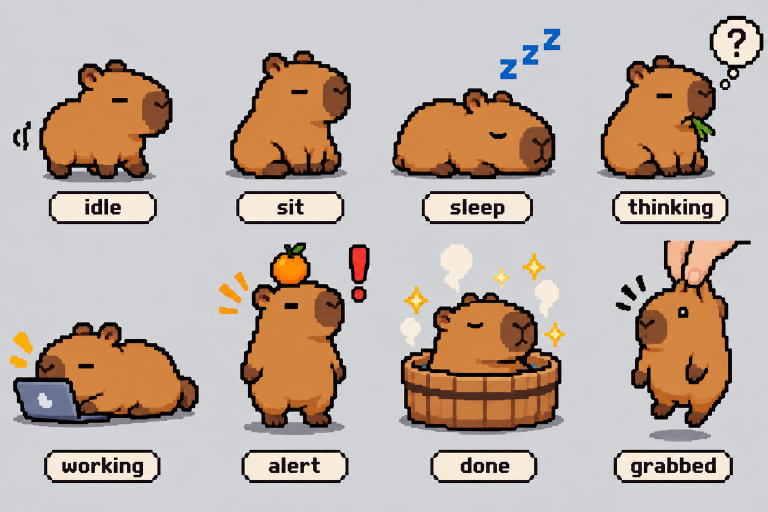
#> input picture art/refs/capivara.png, 1536 x 1024 px, given in place of duck-Sheet.png, which was not available (shown at 1/2 size)
$ python import_pale_duck.py
#> lines starting #> are read from the running program, lines starting #| are printed output that depends on the picture
### tools/puppets.py
"""Personagens desenhados pixel a pixel e montados por partes (como o robô), animados quadro a quadro.

    python3 tools/puppets.py [pato]

Gera claude_pet/packs/<nome>/anims.png + anims.json (o mesmo formato que o pet toca).
Cada parte é uma grade de letras; cada letra é uma cor da paleta do personagem.
Princípios: paleta curta com sombra puxando para o laranja (não só escurecer), contorno marrom
(não preto), luz de cima/esquerda, proporção chibi, olhos com brilho, bochechas.
"""
from __future__ import annotations

import hashlib
import json
import sys
from pathlib import Path

from PIL import Image

sys.path.insert(0, str(Path(__file__).resolve().parent))
from rig import bbox, shear, shift, stretch_rows  # noqa: E402

PACKS = Path(__file__).resolve().parents[1] / "claude_pet" / "packs"
CLEAR = (0, 0, 0, 0)


def rgba(h):
    h = h.lstrip("#")
    return tuple(int(h[i:i + 2], 16) for i in (0, 2, 4)) + (255,)


# [12 lines left out: function stamp, not called in this run]


def mirror_x(grid):
    return [row[::-1] for row in grid]


# ====================================================================== PATO (perfil)
# Desenho geométrico em pixel: cada parte é uma elipse; silhueta = união → contorno automático;
# sombreamento pela posição dentro da elipse (luz de cima/esquerda).
DUCK = {k: rgba(v) for k, v in {
    "out": "#7a4318", "wing_out": "#e39a2c",
    "hi": "#fffbe0", "light": "#ffef8a", "base": "#ffd43b", "shade": "#f5a524", "deep": "#de8420",
    "bill": "#ff9b3d", "bill_hi": "#ffc07a", "bill_lo": "#e8682a", "bill_out": "#9c3f14",
    "eye": "#2a1a12", "shine": "#ffffff", "cheek": "#ff9c86", "mouth": "#c4413a",
    "lap": "#8d99b3", "lap_d": "#6a758e", "lap_hi": "#b4bfd4", "lap_logo": "#ffe066", "lap_base": "#4a5263",
    "screen": "#8ff0ff",
}.items()}
SIZE = 34


# [171 lines left out: functions ellipse, tone, paint_shape, outline, duck_frame, not called in this run]


def build(name, anims, meta):
    frames, index, out = [], {}, {}
    size = None
    for anim_name, (fps, entries) in anims.items():
        lst = []
        for img, overlay, k in entries:
            size = img.width
            key = hashlib.md5(img.tobytes()).hexdigest()
            if key not in index:
                index[key] = len(frames)
                frames.append(img)
            x0, y0, x1, y1 = bbox(img)
            e = {"i": index[key], "bbox": [x0, y0, x1 - x0, y1 - y0]}
            if overlay:
                e["o"], e["of"] = overlay, k
            lst.append(e)
        out[anim_name] = {"fps": fps, "frames": lst}
    strip = Image.new("RGBA", (size * len(frames), size), CLEAR)
    for i, f in enumerate(frames):
        strip.paste(f, (i * size, 0))
    folder = PACKS / name
    folder.mkdir(parents=True, exist_ok=True)
    strip.save(folder / "anims.png")
    (folder / "anims.json").write_text(json.dumps({"canvas": size, **meta, "anims": out}, indent=1))
    print(f"{name}: {len(frames)} quadros únicos, canvas {size}")


# [57 lines left out: function duck_anims, not called in this run]


def _pixel_duck():
    import duck_pixel
    return duck_pixel.anims()


# O "pato" agora vem do sprite CC0 da pale-tale (tools/import_pale_duck.py); estes eram protótipos.
PUPPETS = {}

# [4 lines that do not run on import are left out]

### tools/rig.py
"""Monta ("assa") as animações de cada personagem PNG, quadro a quadro, com operações de pixel art.

    python3 tools/rig.py [pato capivara slime]

Entrada:  claude_pet/packs/<nome>/frames.png + pack.json   (poses extraídas por extract_refs.py)
Saída:    claude_pet/packs/<nome>/anims.png  + anims.json  (o que o pet toca na tela)

Por que assim: cada pose é um desenho só. Em vez de recortar retângulos (que deixa buraco e
corta o corpo), cada quadro é gerado com operações que preservam o pixel art:
  - stretch_rows/cols: duplica/remove linhas ou colunas no meio do corpo (estica/achata sem
    deformar rosto e pés)
  - shear: desloca cada linha 1px a cada N linhas (inclinar, gingado)
  - wave: ondulação por linha (gelatina)
  - legs: acha as pernas como blocos separados na base do desenho e move só elas
  - move: move um conjunto de pixels e preenche o buraco com a cor vizinha (ex.: mão no teclado)
Cada personagem tem a sua receita em RECIPES, no fim do arquivo.
"""
from __future__ import annotations

import colorsys
import hashlib
import json
import math
import sys
from collections import deque
from pathlib import Path

from PIL import Image, ImageDraw

PACKS = Path(__file__).resolve().parents[1] / "claude_pet" / "packs"
CLEAR = (0, 0, 0, 0)


# ------------------------------------------------------------------ operações de pixel
def bbox(img):
    return img.getchannel("A").getbbox()  # (x0, y0, x1, y1), x1/y1 exclusivos


def blank(img):
    return Image.new("RGBA", img.size, CLEAR)


# [147 lines left out: functions shift, stretch_rows, stretch_cols, _dark_count, clean_line, squash and 6 more, not called in this run]


def hsv(c):
    return colorsys.rgb_to_hsv(c[0] / 255, c[1] / 255, c[2] / 255)


# [58 lines left out: functions pick, with_outline, recolor_family, laptop_prop, put_front, not called in this run]


# ------------------------------------------------------------------ receitas
def breathe(img, at=0.6):
    return [img, squash(img, rows=1, at=at), squash(img, rows=1, at=at), img]


# [35 lines left out: functions hop, waddle, trot, not called in this run]


def cycle(frames, overlay=None, count=None):
    count = count or len(frames)
    return [(frames[i % len(frames)], overlay, i) for i in range(count)]


def anim(fps, entries):
    return {"fps": fps, "entries": entries}


def is_orange(h, s, v):
    return (h < 0.105 or h > 0.97) and s > 0.45 and v > 0.25


# [123 lines left out: functions rig_pato, rig_capivara, rig_slime, not called in this run]


RECIPES = {"pato": rig_pato, "capivara": rig_capivara, "slime": rig_slime}


# ------------------------------------------------------------------ montagem
# [43 lines left out: functions load_poses, build, not called in this run]


# [3 lines that do not run on import are left out]

### tools/import_pale_duck.py
"""Monta o personagem "pato" a partir do sprite CC0 da pale-tale (art/third_party/pale-tale-duck).

    python3 tools/import_pale_duck.py

Linhas da folha (32x32 por quadro, 10 fps): 0 parado, 1 pulo, 2 correndo de costas,
3 correndo de lado, 4 de frente. O último quadro dos GIFs é sobra (20 ms) e é descartado.
O desenho é todo do artista; aqui só entram: notebook (mesmo contorno), olho fechado
(dormir/piscar) e o encaixe de cada animação nos estados do pet.
"""
import sys
from pathlib import Path

from PIL import Image

ROOT = Path(__file__).resolve().parents[1]
sys.path.insert(0, str(Path(__file__).resolve().parent))
from puppets import build  # noqa: E402

SHEET = ROOT / "art" / "third_party" / "pale-tale-duck" / "duck-Sheet.png"
CELL, CANVAS = 32, 40
OUTLINE = (45, 21, 34, 255)
ROWS = {"idle": (0, 23), "jump": (1, 9), "back": (2, 7), "run": (3, 12), "front": (4, 10)}


def cells(sheet, row, count):
    out = []
    for c in range(count):
        tile = sheet.crop((c * CELL, row * CELL, c * CELL + CELL, row * CELL + CELL))
        canvas = Image.new("RGBA", (CANVAS, CANVAS), (0, 0, 0, 0))
        canvas.paste(tile, (4, CANVAS - 25))  # base dos pés (linha 24) na última linha do canvas
        out.append(canvas)
    return out


def close_eyes(img):
    """Olho = pixels de contorno cercados de corpo na metade de cima; fecha virando um risco."""
    img = img.copy()
    px = img.load()
    x0, y0, x1, y1 = img.getbbox()
    W, H = img.size
    eye = [(x, y) for y in range(y0, y0 + 9) for x in range(x0, x1)
           if px[x, y] == OUTLINE and all(0 <= x + dx < W and 0 <= y + dy < H and px[x + dx, y + dy][3]
                                          for dx, dy in ((1, 0), (-1, 0), (0, 1), (0, -1)))]
    if not eye:
        return img
    top = min(y for _, y in eye)
    for x, y in eye:
        if y == top:
            px[x, y] = px[x, y - 1]
    return img


def laptop(img):
    """Notebook aberto à frente do bico, tela virada pro pato, no mesmo contorno do sprite."""
    img = img.copy()
    K, S, s, G, g = OUTLINE, (143, 236, 255, 255), (96, 196, 230, 255), (154, 163, 181, 255), (112, 120, 140, 255)
    art = [
        "......KK",
        ".....KSK",
        "....KSsK",
        "...KSsK.",
        "..KSsK..",
        "KKKKKKKK",
        "KGGGGGgK",
        "KKKKKKKK",
    ]
    pal = {"K": K, "S": S, "s": s, "G": G, "g": g}
    for j, row in enumerate(art):
        for i, c in enumerate(row):
            if c != ".":
                img.putpixel((CANVAS - 9 + i, CANVAS - 8 + j), pal[c])
    return img


def main():
    sheet = Image.open(SHEET).convert("RGBA")
    R = {k: cells(sheet, *v) for k, v in ROWS.items()}
#> the loop in cells, `for c in range(count):` made 23 passes
#> pass 1, in cells, `tile = sheet.crop((c * CELL, row * CELL, c * CELL + CELL, row * CELL +..`:
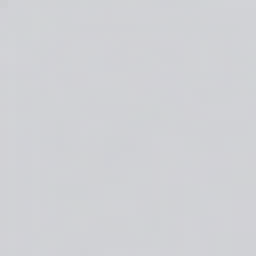
#> tile: PIL image 32x32 RGBA (shown 8 times larger); mean R, G, B, A 208.4, 209.6, 213.3, 255
#> after the loop in cells, `for c in range(count):`:
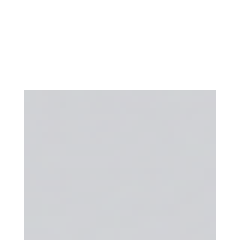
#> canvas: PIL image 40x40 RGBA (shown 6 times larger); mean R, G, B, A 104.2, 105, 106.7, 127.5; transparent parts drawn white
#> after the loop in cells, `for c in range(count):`: out = 23 items
#> in cells (call 5), `out = []`: out = []
#> after the loop in cells (call 5), `for c in range(count):`:
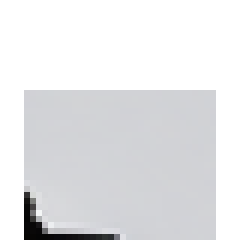
#> canvas: PIL image 40x40 RGBA (shown 6 times larger); mean R, G, B, A 101.3, 101.9, 103.6, 127.5; transparent parts drawn white
#> after the loop in cells (call 5), `for c in range(count):`:
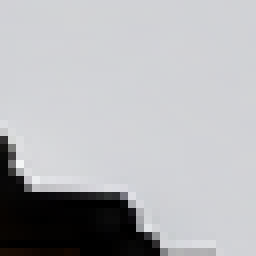
#> tile: PIL image 32x32 RGBA (shown 8 times larger); mean R, G, B, A 178.5, 179.2, 182.2, 255
#> after the loop in cells (call 5), `for c in range(count):`: out = 10 items
#> R = 5 items
    idle, jump, run, front = R["idle"], R["jump"], R["run"], R["front"]

    def c(frames, overlay=None, count=None):
        count = count or len(frames)
        return [(frames[i % len(frames)], overlay, i) for i in range(count)]

    sleepy = [close_eyes(f) for f in idle]
#> in close_eyes, `x0, y0, x1, y1 = img.getbbox()`: x0 = 4; y0 = 15; x1 = 36; y1 = 40
#> in close_eyes, `eye = [(x, y) for y in range(y0, y0 + 9) for x in range(x0, x1) if px[..`: eye = []
#> sleepy = 23 items
    anims = {
        "stand": (10, c(idle)),
        "curious": (10, c(front)),
        "walk": (12, c(run)),
        "sit": (6, c(idle)),
        "sleep": (5, c(sleepy, "zzz")),
        "think": (8, c(idle, "thought")),
        "think_walk": (9, c(run, "thought")),
        "work": (10, c([laptop(f) for f in idle])),
        "attention": (12, c(jump, "bang")),
        "celebrate": (12, c(jump, "sparkle")),
        "waiting": (8, c([f if i % 12 else close_eyes(f) for i, f in enumerate(front)] + front, "check")),
        "happy": (10, c(jump, "heart")),
        "dangle": (1, c([front[0]])),
    }
#> in c, `count = count or len(frames)`: count = 23
    build("pato", anims, {"pace_thinking": True, "self_hop": True, "scale_ratio": 1.0})
#> the loop in build, `for anim_name, (fps, entries) in anims.items():` made 13 passes
#> (anim_name, fps) on passes 1 to 12: ('stand', 10), ('curious', 10), ('walk', 12), ('sit', 6), ('sleep', 5), ('think', 8), ('think_walk', 9), ('work', 10), ('attention', 12), ('celebrate', 12), ('waiting', 8), ('happy', 10)
#> after the loop in build, `for anim_name, (fps, entries) in anims.items():`: frames = 77 items; out = 13 items
#> the loop in build, `for i, f in enumerate(frames):` made 77 passes
#| pato: 77 quadros únicos, canvas 40


if __name__ == "__main__":
    main()

$ run again, on art/refs/pato.png
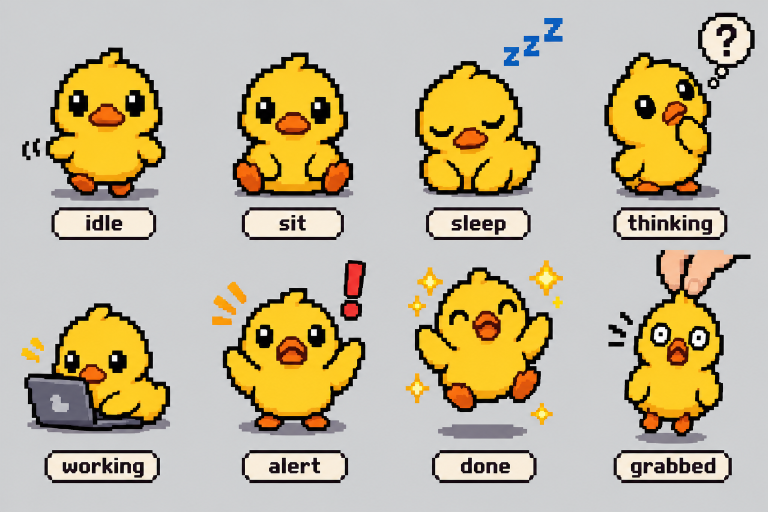
#> input picture art/refs/pato.png, 1536 x 1024 px, given in place of duck-Sheet.png, which was not available (shown at 1/2 size)
#> after the loop in cells, `for c in range(count):`: out = 23 items
#> in cells (call 5), `out = []`: out = []
#> after the loop in cells (call 5), `for c in range(count):`:
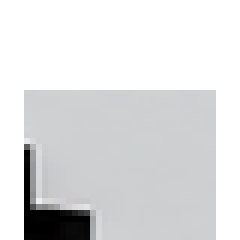
#> canvas: PIL image 40x40 RGBA (shown 6 times larger); mean R, G, B, A 94.1, 94.6, 95.5, 127.5; transparent parts drawn white
#> after the loop in cells (call 5), `for c in range(count):`:
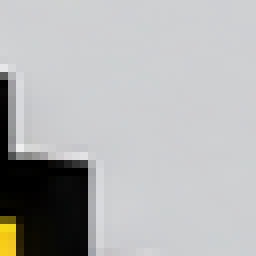
#> tile: PIL image 32x32 RGBA (shown 8 times larger); mean R, G, B, A 178.9, 179.6, 179.5, 255
#> after the loop in cells (call 5), `for c in range(count):`: out = 10 items
#> R = 5 items
#> x0 = 4; y0 = 15; x1 = 36; y1 = 40
#> eye = []
#> sleepy = 23 items
#> count = 23
#> the loop in build, `for anim_name, (fps, entries) in anims.items():` made 13 passes
#> (anim_name, fps) on passes 1 to 8: ('stand', 10), ('curious', 10), ('walk', 12), ('sit', 6), ('sleep', 5), ('think', 8), ('think_walk', 9), ('work', 10)
#> after the loop in build, `for anim_name, (fps, entries) in anims.items():`: frames = 77 items; out = 13 items
#> the loop in build, `for i, f in enumerate(frames):` made 77 passes
#| pato: 77 quadros únicos, canvas 40
